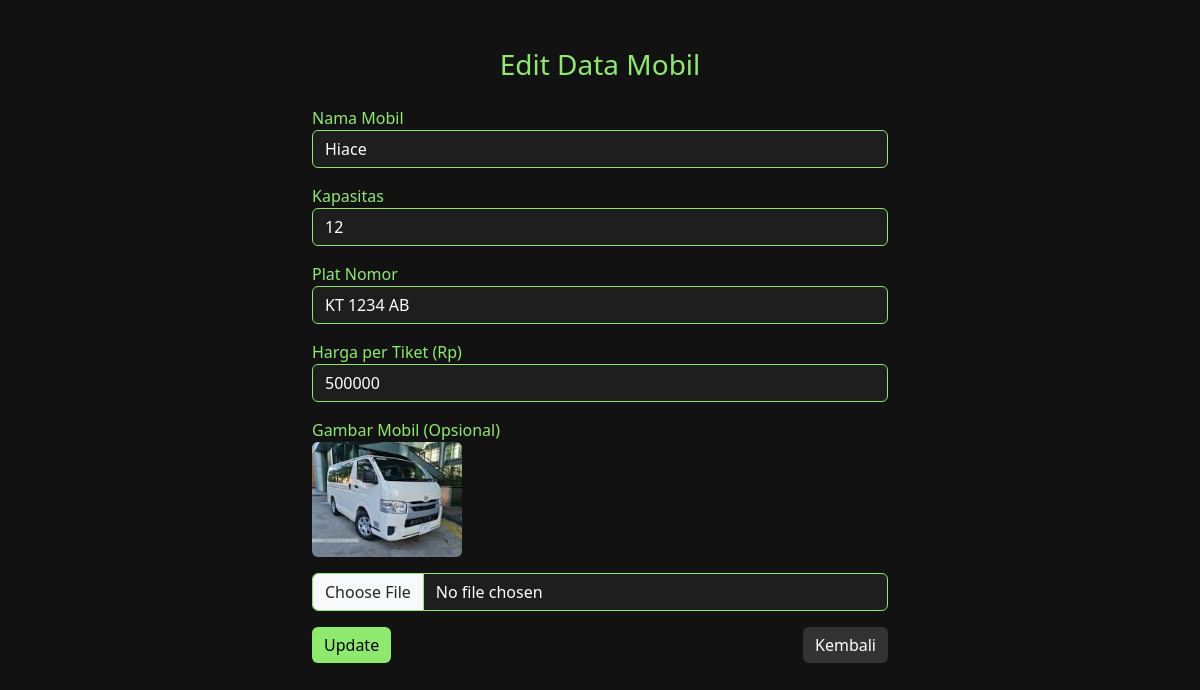
/mobil/edit.php?id=1, run on the app's committed database.
### tables this page shows
CREATE TABLE `mobil` (
  `id_mobil` int NOT NULL,
  `nama_mobil` varchar(50) DEFAULT NULL,
  `harga` int DEFAULT NULL,
  `plat_nomor` varchar(20) DEFAULT NULL,
  `nama_supir` varchar(100) NOT NULL,
  `kapasitas` int DEFAULT NULL,
  `status` varchar(20) DEFAULT 'aktif',
  `gambar` varchar(100) DEFAULT NULL
);

### src/mobil/edit.php (the view, shortened to what this page needs)
<?php
include '../includes/koneksi.php';
$id = $_GET['id'];
$mobil = mysqli_fetch_assoc(mysqli_query($conn, "SELECT * FROM mobil WHERE id_mobil = $id"));
?>
<!DOCTYPE html>
<html lang="id">
<head>
    <link href="https://cdn.jsdelivr.net/npm/bootstrap@5.3.3/dist/css/bootstrap.min.css" rel="stylesheet">
</head>
<body class="p-4">
    <div class="container mt-4">
        <h3 class="mb-4 text-center" style="color:#8eea6d;">Edit Data Mobil</h3>
        <form method="POST" enctype="multipart/form-data">
            <div class="mb-3">
                <label>Nama Mobil</label>
                <input type="text" name="nama" class="form-control" value="<?= htmlspecialchars($mobil['nama_mobil']) ?>" required>
            </div>
            <div class="mb-3">
                <label>Kapasitas</label>
                <input type="number" name="kapasitas" class="form-control" value="<?= $mobil['kapasitas'] ?>" required>
            </div>
            <div class="mb-3">
                <label>Plat Nomor</label>
                <input type="text" name="plat" class="form-control" value="<?= $mobil['plat_nomor'] ?>" required>
            </div>
            <div class="mb-3">
                <label>Harga per Tiket (Rp)</label>
                <input type="number" name="harga" class="form-control" value="<?= $mobil['harga'] ?>" required>
            </div>
            <div class="mb-3">
                <label>Gambar Mobil (Opsional)</label><br>
                <img src="../img/<?= $mobil['gambar'] ?>" alt="Gambar Sekarang" width="150" class="mb-2 rounded"><br>
                <input type="file" name="gambar" class="form-control mt-2">
            </div>
            <div class="d-flex justify-content-between">
                <button class="btn btn-primary">Update</button>
                <a href="index.php" class="btn btn-secondary">Kembali</a>
            </div>
        </form>
    </div>
</body>
</html>

### src/mobil/edit.php (style rules this page uses)
body { background-color: #121212; color: #ffffff; }
label { color: #8eea6d; }
.form-control, .form-control:focus { background-color: #1e1e1e; color: #ffffff; border: 1px solid #8eea6d; }
.btn-primary { background-color: #8eea6d; border: none; color: #000; }
.btn-secondary { background-color: #333; border: none; }
.container { max-width: 600px; }

### data on the page
mobil: nama "Hiace", kapasitas "12", plat "KT 1234 AB", harga "500000", gambar (picture)
